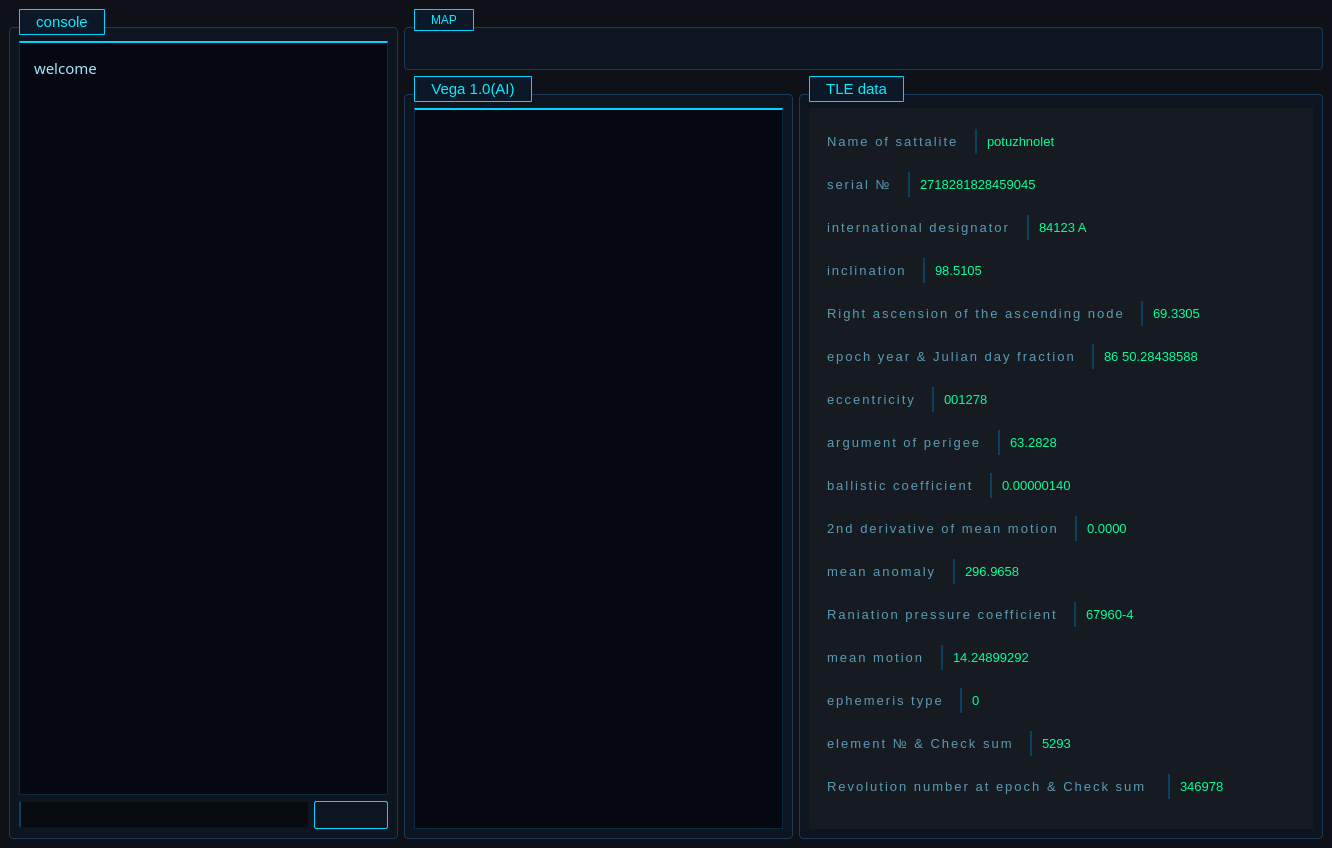
<?xml version="1.0" encoding="UTF-8"?>
<ui version="4.0">
 <class>MainWindow</class>
 <widget class="QMainWindow" name="MainWindow">
  <property name="geometry">
   <rect>
    <x>0</x>
    <y>0</y>
    <width>1332</width>
    <height>848</height>
   </rect>
  </property>
  <property name="windowTitle">
   <string>MainWindow</string>
  </property>
  <property name="styleSheet">
   <string notr="true">QMainWindow {
    background-color: #080c10;
    color: #c8d8e8;
    font-family: &quot;Consolas&quot;, &quot;Courier New&quot;, monospace;
}

QGroupBox {
    background-color: #0d1520;
    border: 1px solid #1e3a5a;
    border-radius: 4px;
    margin-top: 18px;
    padding-top: 4px;
}

QGroupBox::title {
    subcontrol-origin: margin;
    subcontrol-position: top left;
    left: 10px;
    padding: 3px 14px;
    color: #00eeff;
    font-family: &quot;Consolas&quot;, &quot;Courier New&quot;, monospace;
    font-size: 8pt;
    font-weight: bold;
    letter-spacing: 4px;
    background-color: #0a1828;
    border: 1px solid #00d4ff;
    border-radius: 1px;
}

QTextEdit, QPlainTextEdit {
    background-color: #050810;
    border: 1px solid #0e2a40;
    border-top: 2px solid #00d4ff;
    border-radius: 0px;
    padding: 10px;
    color: #a8e4ff;
    font-family: &quot;Consolas&quot;, &quot;Courier New&quot;, monospace;
    font-size: 10pt;
    selection-background-color: #0e4a6e;
    selection-color: #ffffff;
}

QLineEdit {
    background-color: #060a0e;
    border: none;
    border-left: 2px solid #0a4060;
    border-radius: 0px;
    padding: 4px 8px;
    color: #00ff99;
    font-family: &quot;Consolas&quot;, &quot;Courier New&quot;, monospace;
    font-size: 10pt;
    selection-background-color: #0e4a6e;
}

QLineEdit:focus {
    border-left: 3px solid #00eeff;
    background-color: #081420;
    color: #ffffff;
    font-weight: bold;
}

QLineEdit[readOnly=&quot;true&quot;] {
    color: #00ffaa;
    border-left: 2px solid #00ff99;
    background-color: #040810;
    font-size: 10
pt;
    font-weight: bold;
    letter-spacing: 1px;
}

QLabel {
    background-color: transparent;
    border: none;
    color: #5a9ab5;
    font-family: &quot;Consolas&quot;, &quot;Courier New&quot;, monospace;
    font-size: 10pt;
    letter-spacing: 2px;
    padding: 2px 6px;
}

QPushButton {
    background-color: transparent;
    border: 1px solid #00d4ff;
    border-radius: 2px;
    padding: 6px 16px;
    color: #00d4ff;
    font-family: &quot;Consolas&quot;, &quot;Courier New&quot;, monospace;
    font-size: 9pt;
    font-weight: bold;
    letter-spacing: 2px;
}

QPushButton:hover {
    background-color: #00d4ff;
    color: #080c10;
}

QPushButton:pressed {
    background-color: #008aaa;
    border-color: #008aaa;
    color: #080c10;
}

QScrollBar:vertical {
    background: #060a0e;
    width: 6px;
    border: none;
}

QScrollBar::handle:vertical {
    background: #1e3a5a;
    border-radius: 3px;
    min-height: 20px;
}

QScrollBar::handle:vertical:hover {
    background: #00d4ff;
}

QScrollBar::add-line:vertical, QScrollBar::sub-line:vertical {
    height: 0px;
}

QScrollBar:horizontal {
    background: #060a0e;
    height: 6px;
    border: none;
}

QScrollBar::handle:horizontal {
    background: #1e3a5a;
    border-radius: 3px;
}

QScrollArea {
    background-color: #0d1520;
    border: none;
}
</string>
  </property>
  <widget class="QWidget" name="centralwidget">
   <property name="maximumSize">
    <size>
     <width>16777215</width>
     <height>16777215</height>
    </size>
   </property>
   <property name="styleSheet">
    <string notr="true">QWidget#centralwidget {
    background-color: #0e1117;
}
</string>
   </property>
   <layout class="QGridLayout" name="gridLayout">
    <item row="1" column="1" colspan="2">
     <widget class="QGroupBox" name="map">
      <property name="title">
       <string>MAP</string>
      </property>
      <layout class="QGridLayout" name="gridLayout_4">
       <item row="0" column="0">
        <widget class="QLabel" name="map_pic">
         <property name="text">
          <string/>
         </property>
         <property name="pixmap">
          <pixmap>map.jpg</pixmap>
         </property>
         <property name="scaledContents">
          <bool>true</bool>
         </property>
        </widget>
       </item>
      </layout>
     </widget>
    </item>
    <item row="2" column="1">
     <widget class="QGroupBox" name="AI_helper">
      <property name="font">
       <font>
        <pointsize>11</pointsize>
       </font>
      </property>
      <property name="title">
       <string>Vega 1.0(AI)</string>
      </property>
      <layout class="QGridLayout" name="gridLayout_2">
       <item row="0" column="0">
        <layout class="QVBoxLayout" name="AI_Layout">
         <item>
          <widget class="QTextEdit" name="Answ">
           <property name="readOnly">
            <bool>true</bool>
           </property>
           <property name="html">
            <string>&lt;!DOCTYPE HTML PUBLIC &quot;-//W3C//DTD HTML 4.0//EN&quot; &quot;http://www.w3.org/TR/REC-html40/strict.dtd&quot;&gt;
&lt;html&gt;&lt;head&gt;&lt;meta name=&quot;qrichtext&quot; content=&quot;1&quot; /&gt;&lt;style type=&quot;text/css&quot;&gt;
p, li { white-space: pre-wrap; }
&lt;/style&gt;&lt;/head&gt;&lt;body style=&quot; font-family:'Consolas,Courier New,monospace'; font-size:10pt; font-weight:400; font-style:normal;&quot;&gt;
&lt;p style=&quot;-qt-paragraph-type:empty; margin-top:0px; margin-bottom:0px; margin-left:0px; margin-right:0px; -qt-block-indent:0; text-indent:0px; font-family:'MS Shell Dlg 2'; font-size:11pt;&quot;&gt;&lt;br /&gt;&lt;/p&gt;&lt;/body&gt;&lt;/html&gt;</string>
           </property>
          </widget>
         </item>
        </layout>
       </item>
      </layout>
     </widget>
    </item>
    <item row="2" column="2">
     <widget class="QGroupBox" name="Telemetry">
      <property name="font">
       <font>
        <pointsize>11</pointsize>
       </font>
      </property>
      <property name="title">
       <string>TLE data</string>
      </property>
      <layout class="QGridLayout" name="gridLayout_3">
       <item row="0" column="0">
        <widget class="QScrollArea" name="scrollArea">
         <property name="styleSheet">
          <string notr="true">background-color: #161b22;</string>
         </property>
         <property name="widgetResizable">
          <bool>true</bool>
         </property>
         <widget class="QWidget" name="Telematry_Content">
          <property name="geometry">
           <rect>
            <x>0</x>
            <y>-396</y>
            <width>558</width>
            <height>639</height>
           </rect>
          </property>
          <property name="styleSheet">
           <string notr="true">QWidget#centralwidget {
    background-color: #0e1117;
}
</string>
          </property>
          <layout class="QVBoxLayout" name="verticalLayout">
           <item>
            <layout class="QHBoxLayout" name="Name">
             <item>
              <widget class="QLabel" name="name_param">
               <property name="text">
                <string>Name of sattalite</string>
               </property>
              </widget>
             </item>
             <item>
              <widget class="QLineEdit" name="name_value">
               <property name="text">
                <string>potuzhnolet</string>
               </property>
              </widget>
             </item>
            </layout>
           </item>
           <item>
            <layout class="QHBoxLayout" name="Number">
             <item>
              <widget class="QLabel" name="num_param">
               <property name="text">
                <string>serial №</string>
               </property>
              </widget>
             </item>
             <item>
              <widget class="QLineEdit" name="num_value">
               <property name="text">
                <string>2718281828459045</string>
               </property>
               <property name="readOnly">
                <bool>true</bool>
               </property>
              </widget>
             </item>
            </layout>
           </item>
           <item>
            <layout class="QHBoxLayout" name="International_designator">
             <item>
              <widget class="QLabel" name="deignator_param">
               <property name="text">
                <string>international designator</string>
               </property>
              </widget>
             </item>
             <item>
              <widget class="QLineEdit" name="designator_value">
               <property name="text">
                <string>84123 A</string>
               </property>
               <property name="readOnly">
                <bool>true</bool>
               </property>
              </widget>
             </item>
            </layout>
           </item>
           <item>
            <layout class="QHBoxLayout" name="inclination">
             <item>
              <widget class="QLabel" name="iclination_param">
               <property name="text">
                <string>inclination</string>
               </property>
              </widget>
             </item>
             <item>
              <widget class="QLineEdit" name="inclination_value">
               <property name="text">
                <string>98.5105</string>
               </property>
               <property name="readOnly">
                <bool>true</bool>
               </property>
              </widget>
             </item>
            </layout>
           </item>
           <item>
            <layout class="QHBoxLayout" name="Right_ascenadion">
             <item>
              <widget class="QLabel" name="ascendation_param">
               <property name="text">
                <string>Right ascension of the ascending node</string>
               </property>
              </widget>
             </item>
             <item>
              <widget class="QLineEdit" name="ascendation_value">
               <property name="text">
                <string>69.3305</string>
               </property>
               <property name="readOnly">
                <bool>true</bool>
               </property>
              </widget>
             </item>
            </layout>
           </item>
           <item>
            <layout class="QHBoxLayout" name="date_time_fraction">
             <item>
              <widget class="QLabel" name="date_time_pararm">
               <property name="text">
                <string>epoch year &amp; Julian day fraction</string>
               </property>
              </widget>
             </item>
             <item>
              <widget class="QLineEdit" name="date_time_value">
               <property name="text">
                <string>86 50.28438588</string>
               </property>
               <property name="readOnly">
                <bool>true</bool>
               </property>
              </widget>
             </item>
            </layout>
           </item>
           <item>
            <layout class="QHBoxLayout" name="eccentricity">
             <item>
              <widget class="QLabel" name="eccentricity_param">
               <property name="text">
                <string>eccentricity</string>
               </property>
              </widget>
             </item>
             <item>
              <widget class="QLineEdit" name="eccentricity_value">
               <property name="text">
                <string>001278</string>
               </property>
               <property name="readOnly">
                <bool>true</bool>
               </property>
              </widget>
             </item>
            </layout>
           </item>
           <item>
            <layout class="QHBoxLayout" name="argument_of_perrige">
             <item>
              <widget class="QLabel" name="perrige_param">
               <property name="text">
                <string>argument of perigee</string>
               </property>
              </widget>
             </item>
             <item>
              <widget class="QLineEdit" name="perrige_value">
               <property name="text">
                <string>63.2828</string>
               </property>
               <property name="readOnly">
                <bool>true</bool>
               </property>
              </widget>
             </item>
            </layout>
           </item>
           <item>
            <layout class="QHBoxLayout" name="ballistic_cfcnt">
             <item>
              <widget class="QLabel" name="ballistic_param">
               <property name="text">
                <string>ballistic coefficient</string>
               </property>
              </widget>
             </item>
             <item>
              <widget class="QLineEdit" name="ballistic_value">
               <property name="text">
                <string>0.00000140</string>
               </property>
               <property name="readOnly">
                <bool>true</bool>
               </property>
              </widget>
             </item>
            </layout>
           </item>
           <item>
            <layout class="QHBoxLayout" name="_2nd_dirrative">
             <item>
              <widget class="QLabel" name="dirrative_param">
               <property name="text">
                <string>2nd derivative of mean motion</string>
               </property>
              </widget>
             </item>
             <item>
              <widget class="QLineEdit" name="dirrative_value">
               <property name="text">
                <string>0.0000</string>
               </property>
               <property name="readOnly">
                <bool>true</bool>
               </property>
              </widget>
             </item>
            </layout>
           </item>
           <item>
            <layout class="QHBoxLayout" name="mean_anomaly">
             <item>
              <widget class="QLabel" name="anomaly_param">
               <property name="text">
                <string>mean anomaly</string>
               </property>
              </widget>
             </item>
             <item>
              <widget class="QLineEdit" name="anomaly_value">
               <property name="text">
                <string>296.9658</string>
               </property>
               <property name="readOnly">
                <bool>true</bool>
               </property>
              </widget>
             </item>
            </layout>
           </item>
           <item>
            <layout class="QHBoxLayout" name="Radiation_pressure">
             <item>
              <widget class="QLabel" name="pressure_param">
               <property name="text">
                <string>Raniation pressure coefficient</string>
               </property>
              </widget>
             </item>
             <item>
              <widget class="QLineEdit" name="pressure_value">
               <property name="text">
                <string>67960-4</string>
               </property>
               <property name="readOnly">
                <bool>true</bool>
               </property>
              </widget>
             </item>
            </layout>
           </item>
           <item>
            <layout class="QHBoxLayout" name="mean_motion">
             <item>
              <widget class="QLabel" name="mean_motion_param">
               <property name="text">
                <string>mean motion</string>
               </property>
              </widget>
             </item>
             <item>
              <widget class="QLineEdit" name="mean_motion_value">
               <property name="text">
                <string>14.24899292</string>
               </property>
               <property name="readOnly">
                <bool>true</bool>
               </property>
              </widget>
             </item>
            </layout>
           </item>
           <item>
            <layout class="QHBoxLayout" name="ephemeris_type">
             <item>
              <widget class="QLabel" name="ephemeris_param">
               <property name="text">
                <string>ephemeris type</string>
               </property>
              </widget>
             </item>
             <item>
              <widget class="QLineEdit" name="ephemeris_value">
               <property name="text">
                <string>0</string>
               </property>
               <property name="readOnly">
                <bool>true</bool>
               </property>
              </widget>
             </item>
            </layout>
           </item>
           <item>
            <layout class="QHBoxLayout" name="element_number">
             <item>
              <widget class="QLabel" name="element_param">
               <property name="text">
                <string>element № &amp; Check sum</string>
               </property>
              </widget>
             </item>
             <item>
              <widget class="QLineEdit" name="element_value">
               <property name="text">
                <string>5293</string>
               </property>
               <property name="readOnly">
                <bool>true</bool>
               </property>
              </widget>
             </item>
            </layout>
           </item>
           <item>
            <layout class="QHBoxLayout" name="rottation_speed">
             <item>
              <widget class="QLabel" name="rottation_param">
               <property name="text">
                <string>Revolution number at epoch &amp; Check sum </string>
               </property>
              </widget>
             </item>
             <item>
              <widget class="QLineEdit" name="rottation_value">
               <property name="text">
                <string>346978</string>
               </property>
               <property name="readOnly">
                <bool>true</bool>
               </property>
              </widget>
             </item>
            </layout>
           </item>
          </layout>
         </widget>
        </widget>
       </item>
      </layout>
     </widget>
    </item>
    <item row="1" column="0" rowspan="2">
     <widget class="QGroupBox" name="console">
      <property name="font">
       <font>
        <pointsize>11</pointsize>
       </font>
      </property>
      <property name="title">
       <string>console</string>
      </property>
      <layout class="QGridLayout" name="gridLayout_5">
       <item row="2" column="0">
        <widget class="QTextEdit" name="consoleTextEdit">
         <property name="font">
          <font>
           <family>Consolas,Courier New,monospace</family>
           <pointsize>10</pointsize>
          </font>
         </property>
         <property name="styleSheet">
          <string notr="true"/>
         </property>
         <property name="readOnly">
          <bool>true</bool>
         </property>
         <property name="html">
          <string>&lt;!DOCTYPE HTML PUBLIC &quot;-//W3C//DTD HTML 4.0//EN&quot; &quot;http://www.w3.org/TR/REC-html40/strict.dtd&quot;&gt;
&lt;html&gt;&lt;head&gt;&lt;meta name=&quot;qrichtext&quot; content=&quot;1&quot; /&gt;&lt;style type=&quot;text/css&quot;&gt;
p, li { white-space: pre-wrap; }
&lt;/style&gt;&lt;/head&gt;&lt;body style=&quot; font-family:'Consolas,Courier New,monospace'; font-size:10pt; font-weight:400; font-style:normal;&quot;&gt;
&lt;p style=&quot; margin-top:0px; margin-bottom:0px; margin-left:0px; margin-right:0px; -qt-block-indent:0; text-indent:0px;&quot;&gt;&lt;span style=&quot; font-family:'MS Shell Dlg 2'; font-size:11pt;&quot;&gt;welcome&lt;/span&gt;&lt;/p&gt;&lt;/body&gt;&lt;/html&gt;</string>
         </property>
        </widget>
       </item>
       <item row="4" column="0">
        <layout class="QHBoxLayout" name="horizontalLayout">
         <item>
          <widget class="QLineEdit" name="commandLineEdit">
           <property name="text">
            <string/>
           </property>
          </widget>
         </item>
         <item>
          <widget class="QPushButton" name="sendCommandButton">
           <property name="sizePolicy">
            <sizepolicy hsizetype="Minimum" vsizetype="Fixed">
             <horstretch>0</horstretch>
             <verstretch>0</verstretch>
            </sizepolicy>
           </property>
           <property name="text">
            <string/>
           </property>
           <property name="icon">
            <iconset>
             <normaloff>ico_send.png</normaloff>ico_send.png</iconset>
           </property>
          </widget>
         </item>
        </layout>
       </item>
      </layout>
     </widget>
    </item>
   </layout>
  </widget>
 </widget>
 <resources/>
 <connections/>
</ui>
